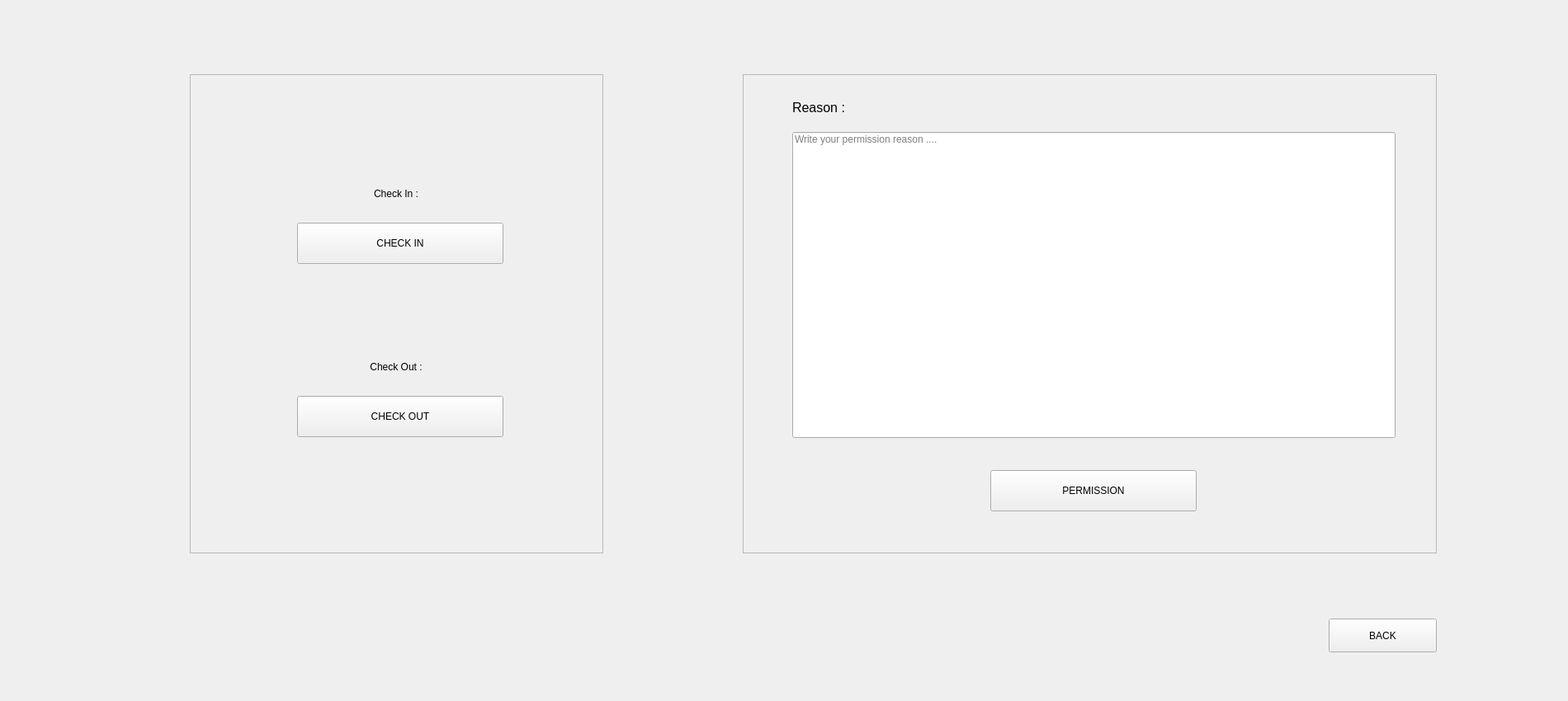
<?xml version="1.0" encoding="UTF-8"?>
<ui version="4.0">
 <class>attendancepage</class>
 <widget class="QWidget" name="attendancepage">
  <property name="geometry">
   <rect>
    <x>0</x>
    <y>0</y>
    <width>1900</width>
    <height>850</height>
   </rect>
  </property>
  <property name="windowTitle">
   <string>Form</string>
  </property>
  <widget class="QFrame" name="frameAttendance">
   <property name="geometry">
    <rect>
     <x>230</x>
     <y>90</y>
     <width>501</width>
     <height>581</height>
    </rect>
   </property>
   <property name="frameShape">
    <enum>QFrame::StyledPanel</enum>
   </property>
   <property name="frameShadow">
    <enum>QFrame::Raised</enum>
   </property>
   <widget class="QLabel" name="lStatusOut">
    <property name="geometry">
     <rect>
      <x>50</x>
      <y>320</y>
      <width>400</width>
      <height>70</height>
     </rect>
    </property>
    <property name="text">
     <string>Check Out :</string>
    </property>
    <property name="alignment">
     <set>Qt::AlignCenter</set>
    </property>
   </widget>
   <widget class="QPushButton" name="btnCheckOut">
    <property name="geometry">
     <rect>
      <x>130</x>
      <y>390</y>
      <width>250</width>
      <height>50</height>
     </rect>
    </property>
    <property name="text">
     <string>CHECK OUT</string>
    </property>
   </widget>
   <widget class="QPushButton" name="btnCheckIn">
    <property name="geometry">
     <rect>
      <x>130</x>
      <y>180</y>
      <width>250</width>
      <height>50</height>
     </rect>
    </property>
    <property name="text">
     <string>CHECK IN</string>
    </property>
   </widget>
   <widget class="QLabel" name="lStatusIn">
    <property name="geometry">
     <rect>
      <x>50</x>
      <y>110</y>
      <width>400</width>
      <height>70</height>
     </rect>
    </property>
    <property name="text">
     <string>Check In :</string>
    </property>
    <property name="alignment">
     <set>Qt::AlignCenter</set>
    </property>
   </widget>
  </widget>
  <widget class="QFrame" name="frameLeave">
   <property name="geometry">
    <rect>
     <x>900</x>
     <y>90</y>
     <width>841</width>
     <height>581</height>
    </rect>
   </property>
   <property name="frameShape">
    <enum>QFrame::StyledPanel</enum>
   </property>
   <property name="frameShadow">
    <enum>QFrame::Raised</enum>
   </property>
   <widget class="QPushButton" name="btnPermission">
    <property name="geometry">
     <rect>
      <x>300</x>
      <y>480</y>
      <width>250</width>
      <height>50</height>
     </rect>
    </property>
    <property name="text">
     <string>PERMISSION</string>
    </property>
   </widget>
   <widget class="QLineEdit" name="leReason">
    <property name="geometry">
     <rect>
      <x>60</x>
      <y>70</y>
      <width>731</width>
      <height>371</height>
     </rect>
    </property>
    <property name="alignment">
     <set>Qt::AlignLeading|Qt::AlignLeft|Qt::AlignTop</set>
    </property>
    <property name="placeholderText">
     <string>Write your permission reason ....</string>
    </property>
   </widget>
   <widget class="QLabel" name="label">
    <property name="geometry">
     <rect>
      <x>60</x>
      <y>30</y>
      <width>80</width>
      <height>21</height>
     </rect>
    </property>
    <property name="text">
     <string>&lt;html&gt;&lt;head/&gt;&lt;body&gt;&lt;p&gt;&lt;span style=&quot; font-size:12pt;&quot;&gt;Reason :&lt;/span&gt;&lt;/p&gt;&lt;/body&gt;&lt;/html&gt;</string>
    </property>
   </widget>
  </widget>
  <widget class="QPushButton" name="btnBack">
   <property name="geometry">
    <rect>
     <x>1610</x>
     <y>750</y>
     <width>131</width>
     <height>41</height>
    </rect>
   </property>
   <property name="text">
    <string>BACK</string>
   </property>
  </widget>
 </widget>
 <resources/>
 <connections/>
</ui>
